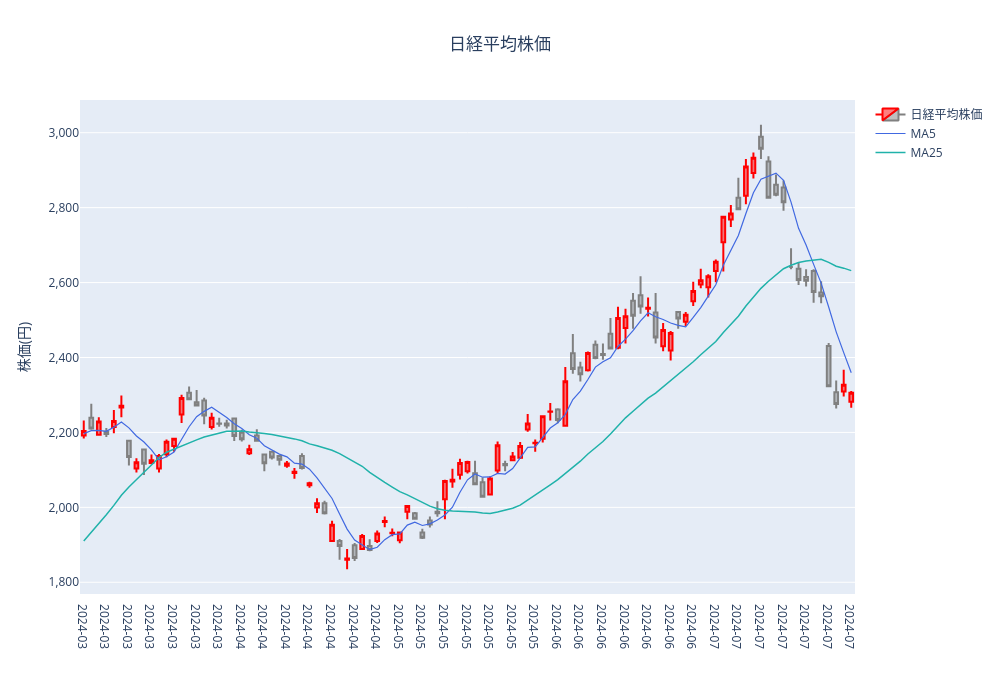

Notebook code for this chart:
### Markdown cell above
### 2.1.5 ゴールデンクロスとデッドクロス

### Code cell
name = "SoftBank Group"
code = "9984.T"

# チャート表示開始日
display_start_date = dt.datetime(2023, 1, 1)
# データ取得終了日(現在の日付を取得)
end_date = dt.datetime(2024, 7, 31)
# データ取得開始日
start_date = display_start_date - dt.timedelta(days=300)

### SoftBank Group (9984.T)
df = get_market_data.get_data_from_yfinance(code, start=start_date.strftime('%Y-%m-%d'), end=end_date.strftime('%Y-%m-%d'))
if isinstance(df.columns, pd.MultiIndex):
    df = df.droplevel(level=1, axis=1)
close = df['Close']

df["ma5"] = ta.SMA(close, timeperiod=5)
df["ma25"] = ta.SMA(close, timeperiod=25)

ma5, ma25 = df["ma5"], df["ma25"]
cross = ma5 > ma25

# crossを1日ずらしたシリーズを作成し、それぞれの発生日を一時的なシリーズに格納
cross_shift = cross.shift(1)
temp_gc = (cross != cross_shift) & (cross == True)
temp_dc = (cross != cross_shift) & (cross == False)

# 発生日に株価を格納してチャートを表示できるようにする ----(3)
# ゴールデンクロス発生日であればMA5の値、それ以外はNaN
gc = [m if g == True else np.nan for g, m in zip(temp_gc, ma5)]

# デッドクロス発生日であればMA5の値、それ以外はNaN
dc = [m if d == True else np.nan for d, m in zip(temp_dc, ma25)]

# データフレームにカラムとして保存
df["gc"] = gc
df["dc"] = dc

# チャートに表示する期間
rdf = df[dt.datetime(2024, 3, 1):end_date]
# インデクスを文字列型に
rdf.index = pd.to_datetime(rdf.index).strftime('%Y-%m-%d')

# ハッシュ形式でレイアウトを指定 ----(1)
layout = {
    "height": 700,
    "width": 1000,
    "title": { "text": "日経平均株価", "x": 0.5 },
    "xaxis": { "rangeslider": { "visible": False }, "type": "category" },
    "yaxis1": { "domain": [.05, 1.0], "title": "株価(円)", "side": "left", "tickformat": "," },
    "yaxis2": { "domain": [.0, .05] },
}

# ローソク足や移動平均のデータをplotly.graph_objsライブラリのメソッドで用意 ----(2)
data = [
    go.Candlestick(yaxis="y1", x=rdf.index,
        open=rdf['Open'],
        high=rdf['High'],
        low=rdf['Low'],
        close=rdf['Close'],
        increasing_line_color='red',
        decreasing_line_color='gray',
        name="日経平均株価",
    ),
    go.Scatter(
        yaxis="y1",
        x=rdf.index,
        y=rdf['ma5'],
        name='MA5',
        line=dict(color='royalblue', width=1.2),
        
    ),
    go.Scatter(
        yaxis="y1",
        x=rdf.index,
        y=rdf['ma25'],
        name='MA25',
        line=dict(color='lightseagreen', width=1.5),
    )
]

# レイアウトの修正や表示 ----(3)
fig = go.Figure(data=data, layout=go.Layout(layout))

# 日付表示　スペース的に全部は表示できないので1/3にして表示
fig.update_layout({
    "xaxis": {
        "showgrid": False,
        "tickvals": rdf.index[::3],
        "ticktext": [" {}-{} ".format(x.split("-")[0], x.split("-")[1]) for x in rdf.index[::3]],
    }
})

# グラフを表示
fig.show()
